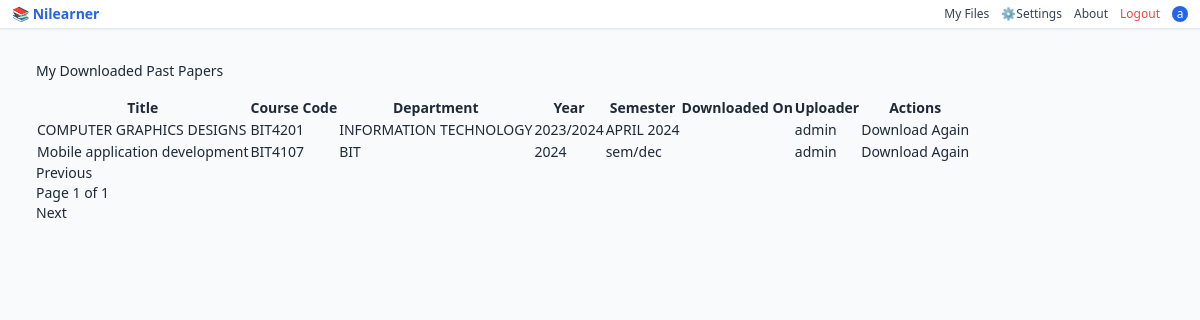
Before: /my_files/ (signed in) with the older database file.
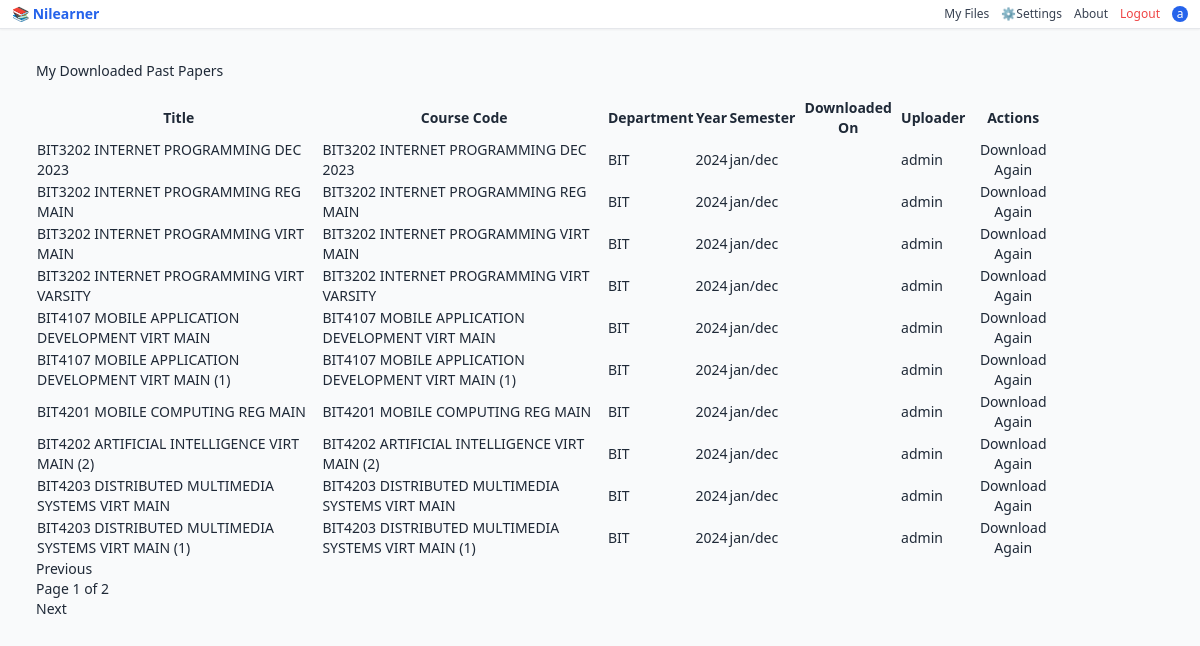
After: the same page with the newer database file.
### papers/models.py (models this page shows, shortened)
class PastPaper(models.Model):
    SEMESTER_CHOICES = [
        ('Fall', 'Fall'),
        ('Spring', 'Spring'),
        ('Summer', 'Summer'),
    ]
    DEPARTMENT_CHOICES = [
        ('Computer Science', 'Computer Science'),
        ('Mathematics', 'Mathematics'),
        ('Physics', 'Physics'),
        ('Chemistry', 'Chemistry'),
        ('Biology', 'Biology'),
        ('Engineering', 'Engineering'),
        ('Business', 'Business'),
    ]
    title = models.CharField(max_length=200)
    course_code = models.CharField(max_length=20)
    department = models.CharField(max_length=100, choices=DEPARTMENT_CHOICES)
    year = models.IntegerField()
    semester = models.CharField(max_length=10, choices=SEMESTER_CHOICES)
    file = models.FileField(upload_to=user_profile_image_path)
    user = models.ForeignKey(User, on_delete=models.CASCADE)
    uploaded_at = models.DateTimeField(auto_now_add=True)
    download_count = models.PositiveIntegerField(default=0)
    class Meta:
        ordering = ['-uploaded_at']
        unique_together = ['title', 'course_code', 'year', 'semester']
        verbose_name = 'Past Paper'
        verbose_name_plural = 'Past Papers'

### papers/views.py (the view)
# urls.py: path('my_files/', views.my_files, name='my_files'),
@login_required
def my_files(request):
    user_papers = PastPaper.objects.filter(user=request.user).order_by('-uploaded_at')
    paginator = Paginator(user_papers, 10)
    page_number = request.GET.get('page')
    page_obj = paginator.get_page(page_number)
    return render(request, 'my_files.html', {
        'papers': page_obj
    })

### papers/templates/my_files.html
{% extends 'base.html' %}
{% block content %}
<div class="container mt-4">
    <h3 class="mb-4">My Downloaded Past Papers</h3>
    {% if papers %}
        <div class="table-responsive">
            <table class="table table-striped table-bordered align-middle small">
                <thead class="table-dark text-center">
                    <tr>
                        <th>Title</th>
                        <th>Course Code</th>
                        <th>Department</th>
                        <th>Year</th>
                        <th>Semester</th>
                        <th>Downloaded On</th>
                        <th>Uploader</th>
                        <th>Actions</th>
                    </tr>
                </thead>
                <tbody>
                    {% for paper in papers %}
                    <tr>
                        <td>{{ paper.title }}</td>
                        <td>{{ paper.course_code }}</td>
                        <td>{{ paper.department }}</td>
                        <td>{{ paper.year }}</td>
                        <td>{{ paper.semester }}</td>
                        <td>{{ paper.user_downloads.first.downloaded_at|date:"Y-m-d H:i" }}</td>
                        <td>{{ paper.user.username }}</td>
                        <td class="text-center">
                            <a href="{% url 'download_paper' paper.id %}" class="btn btn-sm btn-success">Download Again</a>
                        </td>
                    </tr>
                    {% endfor %}
                </tbody>
            </table>
        </div>
        <div class="d-flex justify-content-center">
            <nav>
                <ul class="pagination">
                    {% if papers.has_previous %}
                        <li class="page-item"><a class="page-link" href="?page={{ papers.previous_page_number }}">Previous</a></li>
                    {% else %}
                        <li class="page-item disabled"><span class="page-link">Previous</span></li>
                    {% endif %}
                    <li class="page-item disabled"><span class="page-link">Page {{ papers.number }} of {{ papers.paginator.num_pages }}</span></li>
                    {% if papers.has_next %}
                        <li class="page-item"><a class="page-link" href="?page={{ papers.next_page_number }}">Next</a></li>
                    {% else %}
                        <li class="page-item disabled"><span class="page-link">Next</span></li>
                    {% endif %}
                </ul>
            </nav>
        </div>
    {% else %}
        <div class="alert alert-info">You haven't downloaded any past papers yet.</div>
    {% endif %}
</div>
{% endblock %}

### papers/templates/base.html (shortened to what this page needs)
{% load i18n %}
<!DOCTYPE html>
{% get_current_language as LANGUAGE_CODE %}
<html lang="{{ LANGUAGE_CODE }}" class="">
<head>
    <script src="https://cdn.tailwindcss.com"></script>
</head>
<body class="bg-gray-50 font-sans text-gray-800 text-sm dark:bg-gray-900 dark:text-gray-100 min-h-screen">
    <nav class="bg-white dark:bg-gray-800 border-b shadow-sm sticky top-0 z-50">
        <div class="max-w-7xl mx-auto px-3 py-1 flex justify-between items-center">
            <a href="{% url 'home' %}" class="text-sm font-bold text-blue-600 dark:text-blue-400">📚 {% trans "Nilearner" %}</a>
            <div class="flex items-center gap-3 text-xs">
                {% if user.is_authenticated %}
                    <a href="{% url 'my_files' %}" class="text-gray-700 dark:text-gray-200 hover:text-blue-600">{% trans "My Files" %}</a>
                    <div class="relative" id="settingsMenu">
                        <button id="settingsButton" class="flex items-center space-x-1 text-gray-700 dark:text-gray-200 hover:text-blue-600 focus:outline-none">
                            ⚙️ <span>{% trans "Settings" %}</span>
                        </button>
                    </div>
                    <a href="{% url 'about' %}" class="text-gray-700 dark:text-gray-200 hover:text-blue-600">{% trans "About" %}</a>
                    <form method="POST" action="{% url 'logout' %}" class="inline">
                        <button type="submit" class="text-red-500 hover:text-red-600">{% trans "Logout" %}</button>
                    </form>
                    <div class="relative group">
                        <a href="{% url 'account_manager' %}" class="flex items-center justify-center w-4 h-4 rounded-full bg-blue-600 text-white font-sans">
                            {% if user.profile.profile_image %}
                                <img src="{{ user.profile.profile_image.url }}" alt="Profile" class="w-4 h-4 rounded-full object-cover">
                            {% else %}
                                {{ user.first_name|default:user.username|slice:":1" }}{{ user.last_name|slice:":1" }}
                            {% endif %}
                        </a>
                    </div>
                {% endif %}
            </div>
        </div>
    </nav>
    <main class="max-w-6xl mx-auto px-3 py-4">
        {% block content %}{% endblock %}
    </main>
</body>
</html>

Changed rows visible on the page:
no longer on this page (row edited): PastPaper: title "COMPUTER GRAPHICS DESIGNS", course_code "BIT4201", department "INFORMATION TECHNOLOGY", year "2023/2024", semester "APRIL 2024", user.username "admin"
no longer on this page (row edited): PastPaper: title "Mobile application development", course_code "BIT4107", department "BIT", year "2024", semester "sem/dec", user.username "admin"
added PastPaper: title "BIT3202 INTERNET PROGRAMMING DEC 2023", course_code "BIT3202 INTERNET PROGRAMMING DEC 2023", department "BIT", year "2024", semester "jan/dec", user.username "admin"
added PastPaper: title "BIT3202 INTERNET PROGRAMMING REG MAIN", course_code "BIT3202 INTERNET PROGRAMMING REG MAIN", department "BIT", year "2024", semester "jan/dec", user.username "admin"
added PastPaper: title "BIT3202 INTERNET PROGRAMMING VIRT MAIN", course_code "BIT3202 INTERNET PROGRAMMING VIRT MAIN", department "BIT", year "2024", semester "jan/dec", user.username "admin"
added PastPaper: title "BIT3202 INTERNET PROGRAMMING VIRT VARSITY", course_code "BIT3202 INTERNET PROGRAMMING VIRT VARSITY", department "BIT", year "2024", semester "jan/dec", user.username "admin"
added PastPaper: title "BIT4107 MOBILE APPLICATION DEVELOPMENT VIRT MAIN", course_code "BIT4107 MOBILE APPLICATION DEVELOPMENT VIRT MAIN", department "BIT", year "2024", semester "jan/dec", user.username "admin"
added PastPaper: title "BIT4107 MOBILE APPLICATION DEVELOPMENT VIRT MAIN (1)", course_code "BIT4107 MOBILE APPLICATION DEVELOPMENT VIRT MAIN (1)", department "BIT", year "2024", semester "jan/dec", user.username "admin"
added PastPaper: title "BIT4201 MOBILE COMPUTING REG MAIN", course_code "BIT4201 MOBILE COMPUTING REG MAIN", department "BIT", year "2024", semester "jan/dec", user.username "admin"
added PastPaper: title "BIT4202 ARTIFICIAL INTELLIGENCE VIRT MAIN (2)", course_code "BIT4202 ARTIFICIAL INTELLIGENCE VIRT MAIN (2)", department "BIT", year "2024", semester "jan/dec", user.username "admin"
added PastPaper: title "BIT4203 DISTRIBUTED MULTIMEDIA SYSTEMS VIRT MAIN", course_code "BIT4203 DISTRIBUTED MULTIMEDIA SYSTEMS VIRT MAIN", department "BIT", year "2024", semester "jan/dec", user.username "admin"
added PastPaper: title "BIT4203 DISTRIBUTED MULTIMEDIA SYSTEMS VIRT MAIN (1)", course_code "BIT4203 DISTRIBUTED MULTIMEDIA SYSTEMS VIRT MAIN (1)", department "BIT", year "2024", semester "jan/dec", user.username "admin"
Other visible differences:
{{ papers.paginator.num_pages }}: "1" → "2"
